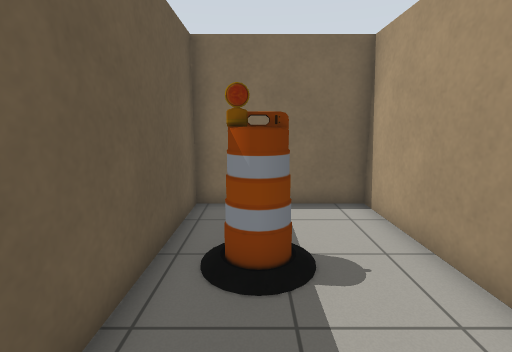
View 1 (above)

21 first-person views from a walk through a Gazebo world. The camera is 1.2 m above the floor, tilts 10° down and sees 85° across. Floor lines are 1 m apart. The floor is counted in squares, 0.5 m on a side. Each view is taken from the middle of a square. On the plan, view 1 faces up. The plan holds only what a view shows up to about 18 squares ahead; the rest is blank.

View 2
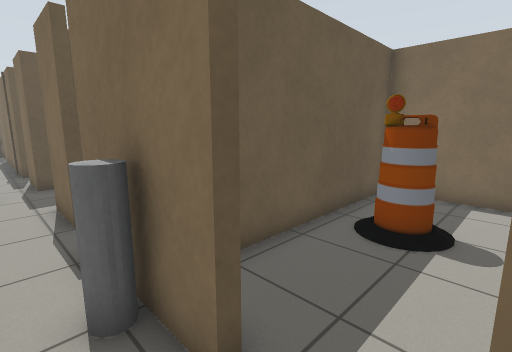

View 3
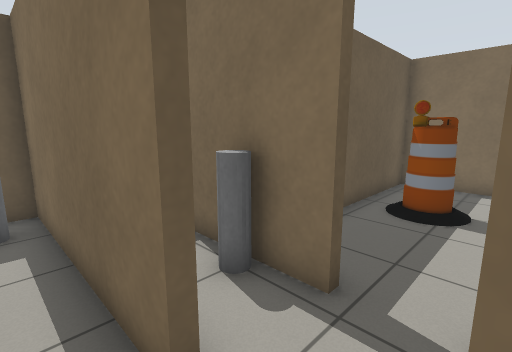

View 4
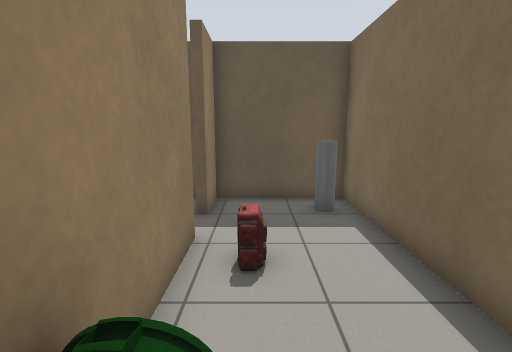

View 5
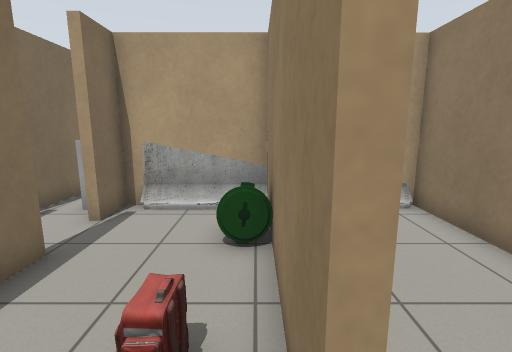

View 6
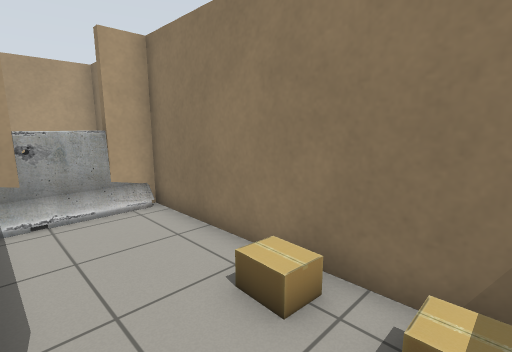

View 7
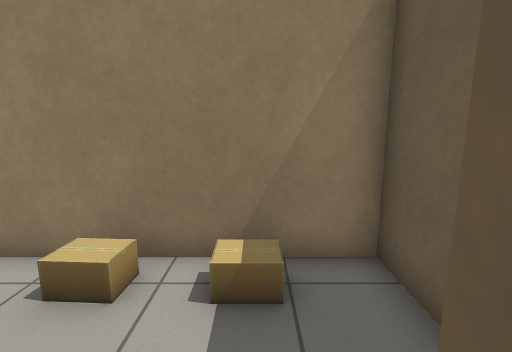

View 8
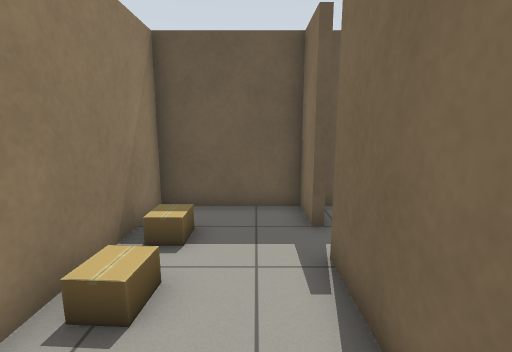

View 9
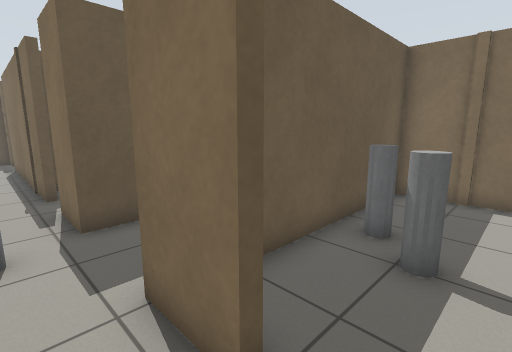

View 10
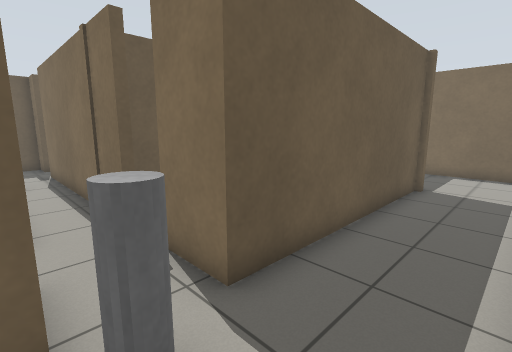

View 11
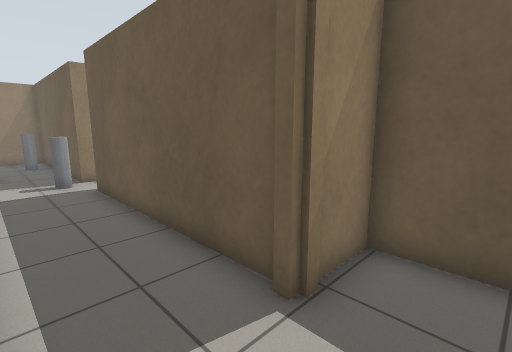

View 12
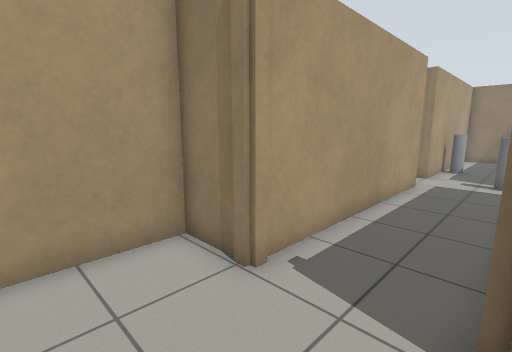

View 13
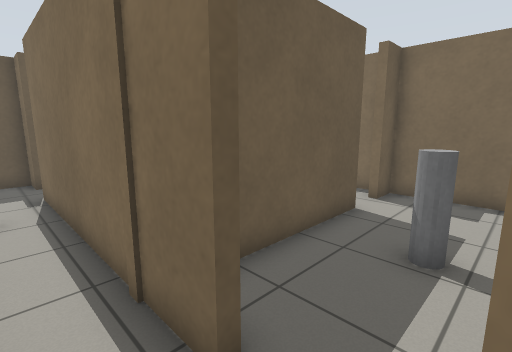

View 14
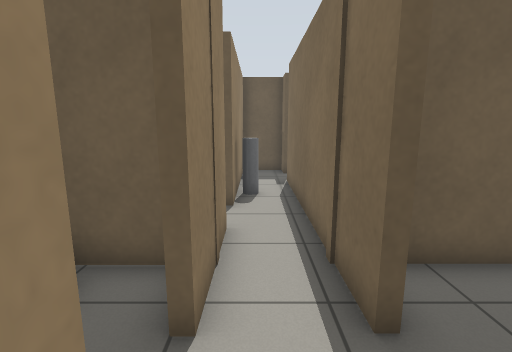

View 15
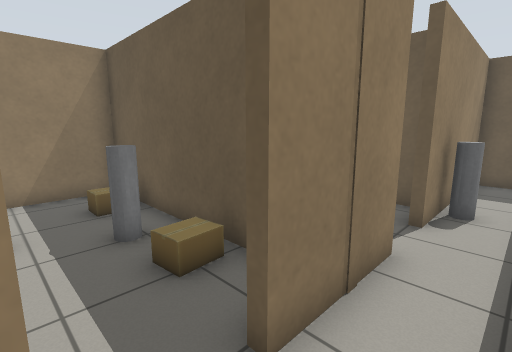

View 16
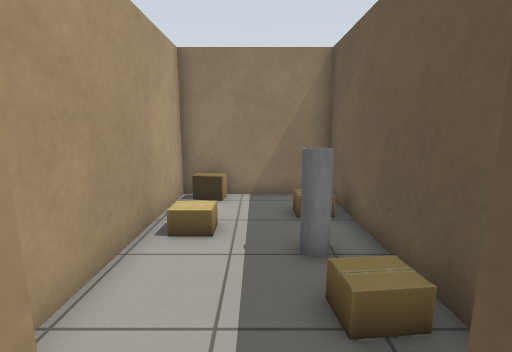

View 17
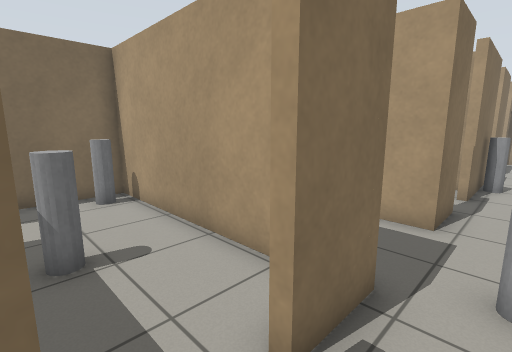

View 18
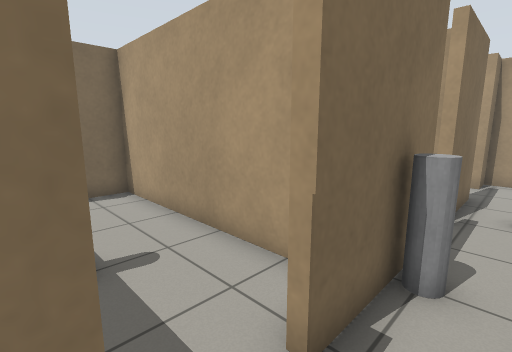

View 19
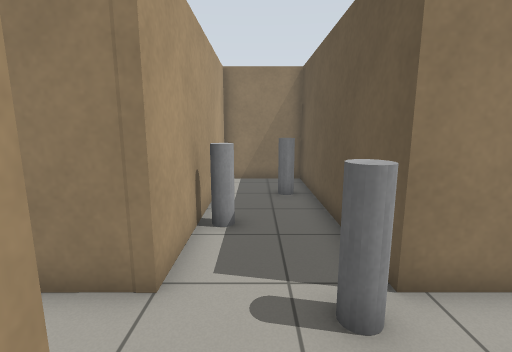

View 20
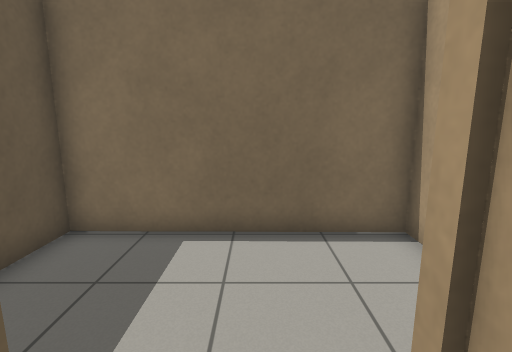

View 21
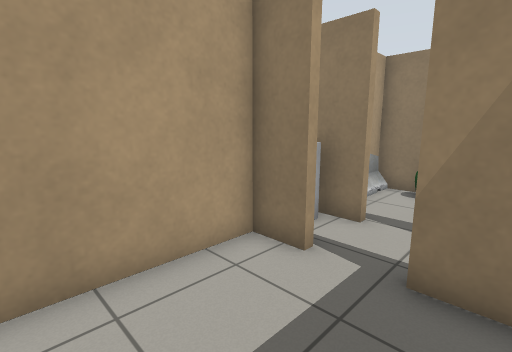

### Floor plan
Ten units are one square. View 1 is at (0, 0); x grows to the right and y downward. Boxes are objects, and circles mark ways between rooms. Rooms are numbered by the first view taken in them; rooms with no view inside come last. Other rooms are left out.
<svg viewBox="-280 -137 335 261">
<path fill="none" stroke="#000" d="M19 3 34 3 34 -85 -19 -85 -19 -14M-6 3 1 3M1 3 1 6 -38 6M19 27 34 27M50 6 19 6M-2 76 -38 76 -38 73 -6 73M0 30 -72 30 -72 73 -55 73 -55 76 -72 76 -72 119 34 119M34 30 18 30M-22 1 -22 -85 -75 -85M-57 2 -57 6M-38 6 -38 2M-72 -86 -72 -15M-57 6 -77 6 -77 -88 -56 -88 -56 -131 -133 -132 -133 -88 -107 -88M-131 27 -111 27 -111 119 -77 119 -77 64M-149 6 -245 6M-77 55 -77 27 -58 27M-111 -86 -111 6 -131 6M-184 27 -149 27M-262 6 -275 6 -275 27 -203 27M-166 -59 -166 1M-114 -12 -114 -85 -166 -85 -166 -74M-166 35 -166 119 -114 119 -114 49M-149 27 -149 31"/>
<rect x="-5" y="-55" width="10" height="20" fill="#bbb"><title>barrel</title></rect>
<rect x="-15" y="5" width="10" height="10" fill="#bbb"><title>grey cylinder</title></rect>
<rect x="25" y="15" width="10" height="10" fill="#bbb"><title>grey cylinder</title></rect>
<rect x="-65" y="35" width="10" height="10" fill="#bbb"><title>grey cylinder</title></rect>
<rect x="-55" y="105" width="10" height="10" fill="#bbb"><title>cardboard box</title></rect>
<rect x="-35" y="105" width="20" height="10" fill="#bbb"><title>cardboard box</title></rect>
<rect x="-35" y="55" width="10" height="10" fill="#bbb"><title>other object</title></rect>
<rect x="-5" y="55" width="30" height="20" fill="#bbb"><title>bin</title></rect>
<rect x="-65" y="-45" width="10" height="10" fill="#bbb"><title>grey cylinder</title></rect>
<rect x="-55" y="-35" width="10" height="10" fill="#bbb"><title>grey cylinder</title></rect>
<rect x="-225" y="15" width="10" height="10" fill="#bbb"><title>grey cylinder</title></rect>
<rect x="-105" y="85" width="10" height="10" fill="#bbb"><title>grey cylinder</title></rect>
<rect x="-105" y="15" width="10" height="10" fill="#bbb"><title>grey cylinder</title></rect>
<rect x="-85" y="55" width="10" height="10" fill="#bbb"><title>grey cylinder</title></rect>
<rect x="-145" y="-45" width="10" height="20" fill="#bbb"><title>grey cylinder</title></rect>
<rect x="-125" y="-85" width="10" height="10" fill="#bbb"><title>grey cylinder</title></rect>
<rect x="-165" y="85" width="20" height="20" fill="#bbb"><title>cardboard box</title></rect>
<rect x="-165" y="45" width="20" height="10" fill="#bbb"><title>cardboard box</title></rect>
<rect x="-155" y="65" width="10" height="10" fill="#bbb"><title>grey cylinder</title></rect>
<rect x="-135" y="105" width="20" height="10" fill="#bbb"><title>cardboard box</title></rect>
<rect x="-135" y="75" width="20" height="10" fill="#bbb"><title>cardboard box</title></rect>
<circle cx="0" cy="10" r="3" fill="#2a7"/>
<circle cx="5" cy="30" r="3" fill="#2a7"/>
<circle cx="-25" cy="20" r="3" fill="#2a7"/>
<circle cx="-65" cy="15" r="3" fill="#2a7"/>
<circle cx="-140" cy="0" r="3" fill="#2a7"/>
<circle cx="-140" cy="30" r="3" fill="#2a7"/>
<text x="10" y="-40">1</text>
<text x="0" y="20">2</text>
<text x="-20" y="70">3</text>
<text x="-40" y="-40">4</text>
<text x="-100" y="-10">5</text>
<text x="-140" y="-40">6</text>
<text x="-140" y="70">7</text>
</svg>
Room 1 opens to room 2. Room 2 opens to room 3. Room 2 opens to room 4. Room 4 opens to room 5. Room 5 opens to room 6. Room 5 opens to room 7.

Where each view was taken, in squares from view 1:
view 1: 0 up, 0 right, facing up
view 2: 2 down, 2 right, facing up-left
view 3: 4 down, 2 right, facing up-left
view 4: 6 down, 2 right, facing left
view 5: 7 down, 5 left, facing right
view 6: 8 down, 5 left, facing down-right
view 7: 7 down, 5 left, facing down
view 8: 9 down, 1 right, facing left
view 9: 2 down, 4 left, facing up-left
view 10: 3 down, 8 left, facing up-left
view 11: 11 up, 8 left, facing down-left
view 12: 12 up, 11 left, facing down-right
view 13: 2 down, 13 left, facing up-left
view 14: 2 down, 12 left, facing left
view 15: 1 down, 13 left, facing down-left
view 16: 2 down, 14 left, facing down
view 17: 2 down, 15 left, facing up-right
view 18: 2 down, 6 left, facing up-right
view 19: 1 up, 9 left, facing down
view 20: 7 up, 9 left, facing up
view 21: 4 up, 1 left, facing down-right
